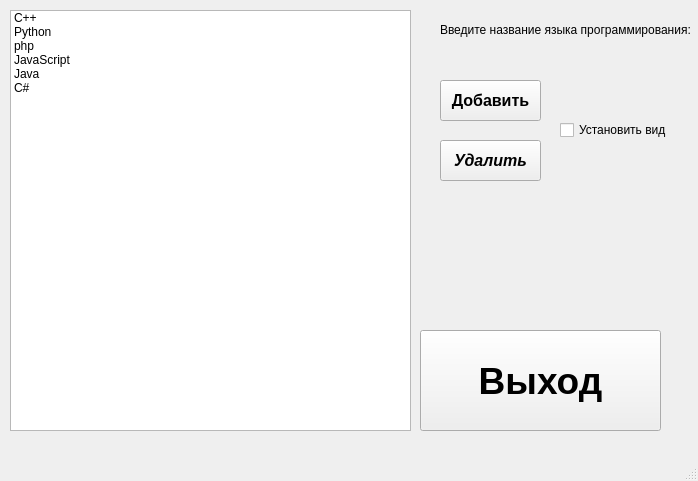
<?xml version="1.0" encoding="UTF-8"?>
<ui version="4.0">
 <class>MainWindow</class>
 <widget class="QMainWindow" name="MainWindow">
  <property name="geometry">
   <rect>
    <x>0</x>
    <y>0</y>
    <width>698</width>
    <height>481</height>
   </rect>
  </property>
  <property name="windowTitle">
   <string>MainWindow</string>
  </property>
  <widget class="QWidget" name="centralwidget">
   <widget class="QLabel" name="label">
    <property name="geometry">
     <rect>
      <x>440</x>
      <y>20</y>
      <width>261</width>
      <height>20</height>
     </rect>
    </property>
    <property name="text">
     <string>Введите название языка программирования:</string>
    </property>
   </widget>
   <widget class="QPushButton" name="addPush">
    <property name="geometry">
     <rect>
      <x>440</x>
      <y>80</y>
      <width>101</width>
      <height>41</height>
     </rect>
    </property>
    <property name="font">
     <font>
      <pointsize>12</pointsize>
      <bold>true</bold>
     </font>
    </property>
    <property name="text">
     <string>Добавить</string>
    </property>
   </widget>
   <widget class="QPushButton" name="pushDelete">
    <property name="geometry">
     <rect>
      <x>440</x>
      <y>140</y>
      <width>101</width>
      <height>41</height>
     </rect>
    </property>
    <property name="font">
     <font>
      <pointsize>12</pointsize>
      <italic>true</italic>
      <bold>true</bold>
     </font>
    </property>
    <property name="text">
     <string>Удалить</string>
    </property>
   </widget>
   <widget class="QPushButton" name="pushButton_3">
    <property name="geometry">
     <rect>
      <x>420</x>
      <y>330</y>
      <width>241</width>
      <height>101</height>
     </rect>
    </property>
    <property name="font">
     <font>
      <pointsize>28</pointsize>
      <bold>true</bold>
     </font>
    </property>
    <property name="text">
     <string>Выход</string>
    </property>
   </widget>
   <widget class="QCheckBox" name="checkBox">
    <property name="geometry">
     <rect>
      <x>560</x>
      <y>120</y>
      <width>121</width>
      <height>20</height>
     </rect>
    </property>
    <property name="text">
     <string>Установить вид</string>
    </property>
   </widget>
   <widget class="QListWidget" name="listWidget">
    <property name="geometry">
     <rect>
      <x>10</x>
      <y>10</y>
      <width>401</width>
      <height>421</height>
     </rect>
    </property>
    <item>
     <property name="text">
      <string>C++</string>
     </property>
     <property name="icon">
      <iconset resource="qrc.qrc">
       <normaloff>:/logos/logos/cpp.png</normaloff>:/logos/logos/cpp.png</iconset>
     </property>
     <property name="flags">
      <set>ItemIsSelectable|ItemIsEditable|ItemIsDragEnabled|ItemIsUserCheckable|ItemIsEnabled</set>
     </property>
    </item>
    <item>
     <property name="text">
      <string>Python</string>
     </property>
     <property name="icon">
      <iconset resource="qrc.qrc">
       <normaloff>:/logos/logos/python.png</normaloff>:/logos/logos/python.png</iconset>
     </property>
     <property name="flags">
      <set>ItemIsSelectable|ItemIsEditable|ItemIsDragEnabled|ItemIsUserCheckable|ItemIsEnabled</set>
     </property>
    </item>
    <item>
     <property name="text">
      <string>php</string>
     </property>
     <property name="icon">
      <iconset resource="qrc.qrc">
       <normaloff>:/logos/logos/php.png</normaloff>:/logos/logos/php.png</iconset>
     </property>
     <property name="flags">
      <set>ItemIsSelectable|ItemIsEditable|ItemIsDragEnabled|ItemIsUserCheckable|ItemIsEnabled</set>
     </property>
    </item>
    <item>
     <property name="text">
      <string>JavaScript</string>
     </property>
     <property name="icon">
      <iconset resource="qrc.qrc">
       <normaloff>:/logos/logos/javascript.png</normaloff>:/logos/logos/javascript.png</iconset>
     </property>
     <property name="flags">
      <set>ItemIsSelectable|ItemIsEditable|ItemIsDragEnabled|ItemIsUserCheckable|ItemIsEnabled</set>
     </property>
    </item>
    <item>
     <property name="text">
      <string>Java</string>
     </property>
     <property name="icon">
      <iconset resource="qrc.qrc">
       <normaloff>:/logos/logos/java.png</normaloff>:/logos/logos/java.png</iconset>
     </property>
     <property name="flags">
      <set>ItemIsSelectable|ItemIsEditable|ItemIsDragEnabled|ItemIsUserCheckable|ItemIsEnabled</set>
     </property>
    </item>
    <item>
     <property name="text">
      <string>C#</string>
     </property>
     <property name="icon">
      <iconset resource="qrc.qrc">
       <normaloff>:/logos/logos/csharp.png</normaloff>:/logos/logos/csharp.png</iconset>
     </property>
     <property name="flags">
      <set>ItemIsSelectable|ItemIsEditable|ItemIsDragEnabled|ItemIsUserCheckable|ItemIsEnabled</set>
     </property>
    </item>
   </widget>
  </widget>
  <widget class="QMenuBar" name="menubar">
   <property name="geometry">
    <rect>
     <x>0</x>
     <y>0</y>
     <width>698</width>
     <height>22</height>
    </rect>
   </property>
  </widget>
  <widget class="QStatusBar" name="statusbar"/>
 </widget>
 <resources>
  <include location="qrc.qrc"/>
 </resources>
 <connections/>
</ui>
